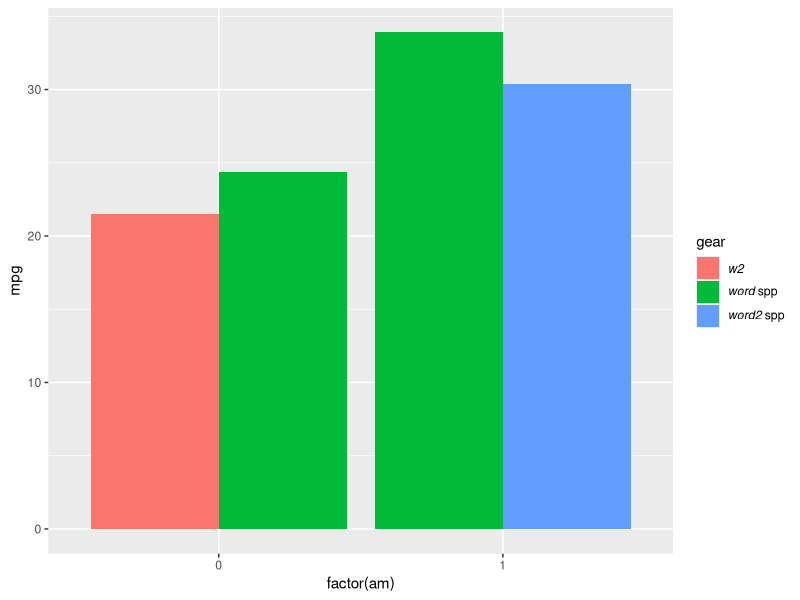

Reproduce this figure in R. (Note: this script raises an error after producing the figure.)
library(ggplot2)

# Some data
data(mtcars)
mtcars$gear = factor(mtcars$gear, labels=c("w2", "word spp", "word2 spp"))

# change the relevant label to "italic non-italic"
lbs = brk = levels(mtcars$gear)
lbs[match("word spp", brk)] = expression(italic("word")~spp)
lbs[match("word2 spp", brk)] = expression(italic("word2")~spp)

ggplot(mtcars, aes(factor(am), mpg, fill=gear)) +
  geom_col(position="dodge") +
  scale_fill_discrete(breaks=brk, labels=lbs) +
  theme(legend.text  = element_text(face = "italic"))


# try with our data


taco <- c("Vicia villosa" = expression(italic("Vicia villosa")),
          "Trifolium sp." = expression(italic("Trifolium")~sp.),
          "Vicia americana" = expression(italic("Vicia americana")),
          "Astragalus purshii" = expression(italic("Astragalus purshii")),
          "Lupinus sericeus" = expression(italic("Lupinus sericeus")),
          "Medicago lupulina" = expression(italic("Medicago lupulina")),
          "Vigna sp." = expression(italic("Vigna")~sp.),
          "Trifolium pratense" = expression(italic("Trifolium pratense")),
          "Melilotus officinalis" = expression(italic("Melilotus officinalis")),
          "Lathyrus latifolius" = expression(italic("Lathyrus latifolius")),
          "Lupinus caudatus" = expression(italic("Lupinus caudatus")),
          "Vicia sativa" = expression(italic("Vicia sativa")),
          "Trifolium campestre" = expression(italic("Trifolium campestre")),
          "Vicia tetrasperma" = expression(italic("Vicia tetrasperma")),
          "Trifolium repens" = expression(italic("Trifolium repens")),
          "Oxytropis sericea" = expression(italic("Oxytropis sericea")),
          "Astragalus sp." = expression(italic("Astragalus")~sp.)
          )


# Fig 2 ######
# 2018 aphid abundance on plants
legume.2018.dat <- read.xlsx("./Data/legume data 2018.xlsx", 1, header=TRUE) %>% filter(Crop.type == "Non-crop")

#convert abundance to density
legume.2018.dat$Total.Aphid.Abudance <- log((legume.2018.dat$Total.Aphid.Abudance/legume.2018.dat$Total.Plant.Coverage)+1)


#aphid density fig for 2018 non-crop legume transects
aphid.hosts.fig <- ggplot(legume.2018.dat, aes(x=Total.Aphid.Abudance, 
                                               y=reorder(Plant.Species,-desc(Total.Aphid.Abudance)),
                                               fill=PEMV.Presence)) +
  geom_bar(stat="identity", width=0.6, position="dodge") +
  theme_bw(base_size = 16) + 
  theme(panel.border = element_blank(), panel.grid.major = element_blank(),
        panel.grid.minor = element_blank(), axis.line = element_line(colour = "black")) +
  labs(y="Legume species from transects", x="Aphids per meter sampled (log scale)", fill="PEMV Present") + 
  scale_fill_grey() +
  theme(axis.line.x = element_line(color="black", size = 0.5),
        axis.line.y = element_line(color="black", size = 0.5)) +
  # theme(axis.text.y = element_text(face = "italic")) +
  theme(legend.position=c(0.8,0.2)) +
  scale_y_discrete(labels=taco)

aphid.hosts.fig

